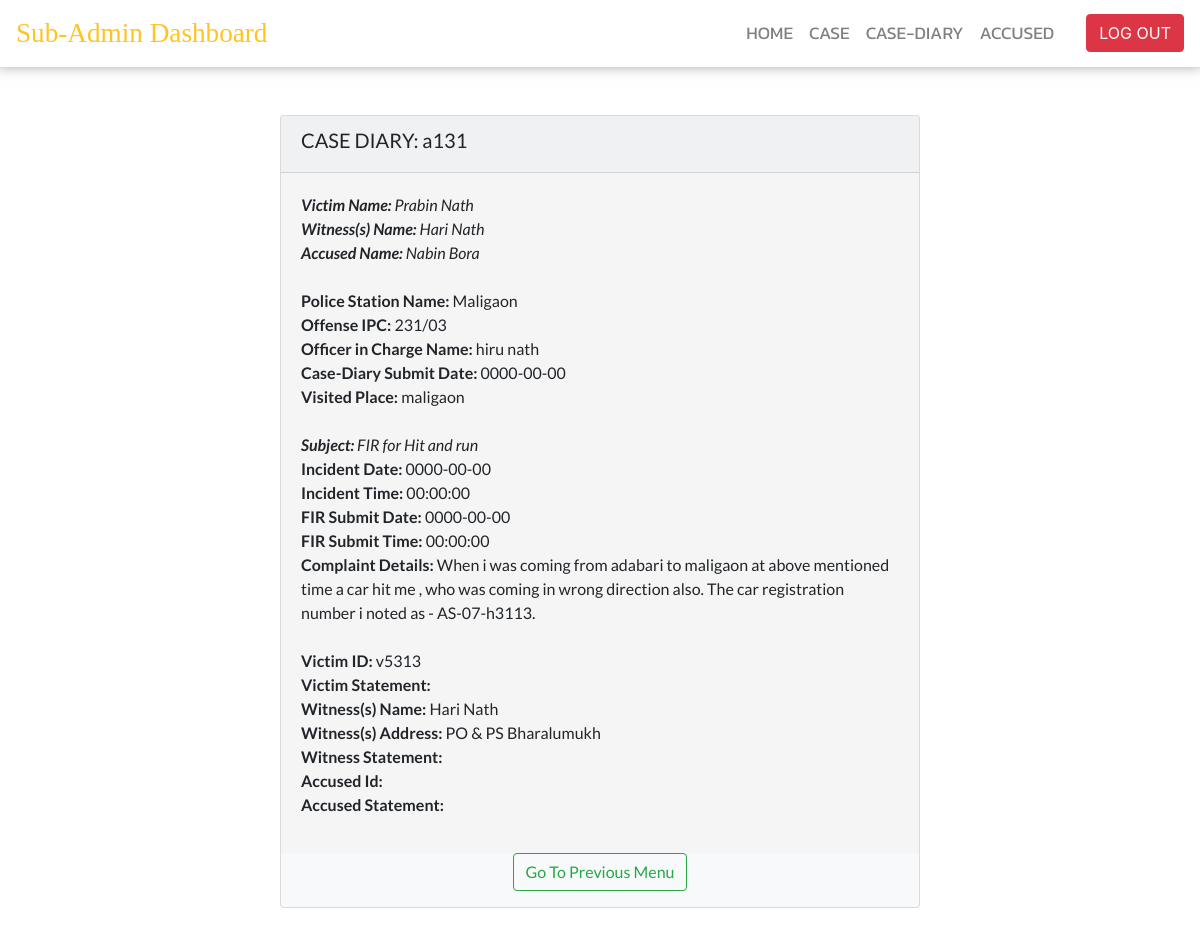
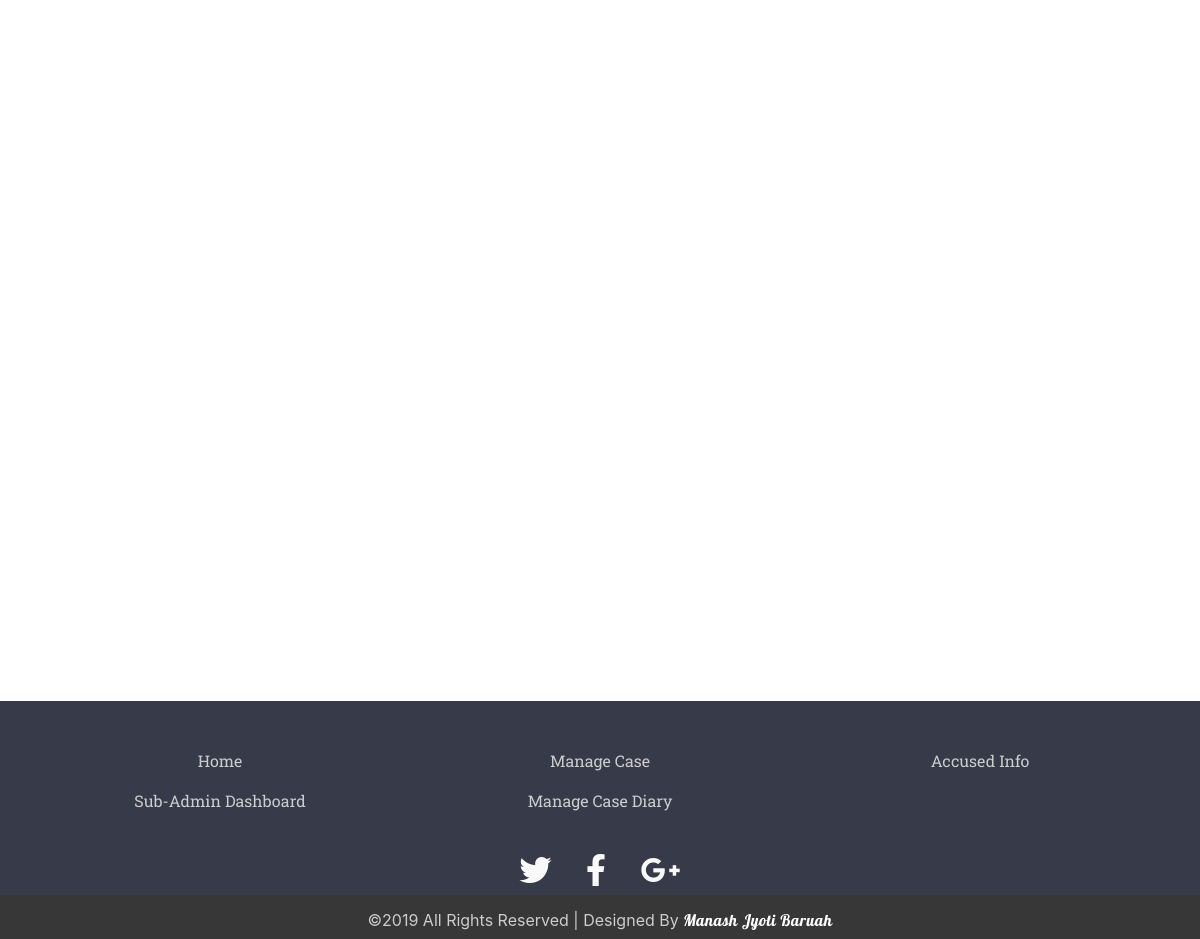
The page /dashboard/sub_admin_dashboard_menus/view_cd.php?edit=a131 on the database its author committed (2 pictures, top to bottom).
### tables this page shows
CREATE TABLE IF NOT EXISTS `case_diary` (
  `ps_name` varchar(200) NOT NULL,
  `fid` varchar(100) NOT NULL,
  `ioid` varchar(100) NOT NULL,
  `io_name` text NOT NULL,
  `cd_submit_date` date NOT NULL,
  `v_location` varchar(200) NOT NULL,
  `ipc` varchar(200) NOT NULL,
  `subject` varchar(500) NOT NULL,
  `i_date` date NOT NULL,
  `i_time` time NOT NULL,
  `f_date` date NOT NULL,
  `f_time` time NOT NULL,
  `c_details` varchar(500) NOT NULL,
  `vid` varchar(100) NOT NULL,
  `v_name` text NOT NULL,
  `v_statement` varchar(500) NOT NULL,
  `w_name` text NOT NULL,
  `w_address` varchar(200) NOT NULL,
  `w_statement` varchar(500) NOT NULL,
  `a_id` varchar(100) NOT NULL,
  `a_name` text NOT NULL,
  `a_statement` varchar(500) NOT NULL,
  `io_statement` varchar(500) NOT NULL,
  `case_status` varchar(500) NOT NULL,
  UNIQUE KEY `fid` (`fid`,`ioid`),
  UNIQUE KEY `vid` (`vid`),
  UNIQUE KEY `a_id` (`a_id`)
);

### dashboard/sub_admin_dashboard_menus/view_cd.php (the view, shortened to what this page needs)
<!DOCTYPE html>
<html>
<head>
	<link rel="stylesheet" href="https://use.fontawesome.com/releases/v5.8.1/css/all.css">
	<link rel="stylesheet" href="https://maxcdn.bootstrapcdn.com/bootstrap/4.0.0/css/bootstrap.min.css">
	<link rel="stylesheet" type="text/css" href="view_fir_style.css">
</head>
<body>
		<nav class="navbar navbar-expand-lg navbar-light sticky-top navbar-custom">
			<a class="navbar-brand" href="#">Sub-Admin Dashboard</a>
			<div class="collapse navbar-collapse" id="navbarSupportedContent">
				<ul class="navbar-nav mr-auto w-100 justify-content-end px-4">
					<li class="nav-item active"><a href="../sub_admin_dashboard.php" class="nav-link">HOME</a></li>
					<li class="nav-item"><a href="case_sa.php" class="nav-link">CASE</a></li>
					<li class="nav-item"><a href="cd_sa.php" class="nav-link">CASE-DIARY</a></li>
					<li class="nav-item"><a href="accused_sa.php" class="nav-link">ACCUSED</a></li>
				</ul>
				<a href="../../php/sub_admin_logout.php"><button type="button" class="btn btn-danger">LOG OUT</button></a>
			</div>
		</nav>
		<div class="content">
<?php
        include("connectioni.php");
        $edit_record = $_GET['edit'];
       $rs=mysqli_query($con,"SELECT * FROM `case_diary` WHERE fid='$edit_record'");
		while($row=mysqli_fetch_array($rs))
			{
  		$ps_name = $row[0];
		$fid = $row[1];
		$io_name =$row[3];
		$cd_submit_date = $row[4];
		$v_location = $row[5];
		$ipc = $row[6];
		$subject = $row[7];
		$i_date =$row[8];
		$i_time =$row[9];
		$f_date =$row[10];
		$f_time =$row[11];
		$c_details = $row[12];
		$vid = $row[13];
		$v_name = $row[14];
		$v_statement =$row[15];
		$w_name = $row[16];
		$w_address = $row[17];
		$w_statement = $row[18];
		$a_id = $row[19];
		$a_name = $row[20];
		$a_statement = $row[21];
?>
			<div class="card bg-light mx-auto my-5 " style="max-width: 40rem;">
				<div class="card-header align-middle ">
					<h5>CASE DIARY: <?php echo $fid;  ?></h5>
				</div>
				<div class="card-body">
					<p>
				<i><b>Victim Name:</b> <?php echo $v_name;  ?><br>
				<b>Witness(s) Name:</b> <?php echo $w_name;  ?><br>
				<b>Accused Name:</b> <?php echo $a_name;  ?></i><br><br>
				<b>Police Station Name:</b> <?php echo $ps_name;  ?><br>
				<b>Offense IPC:</b> <?php echo $ipc;  ?><br>
				<b>Officer in Charge Name:</b> <?php echo $io_name;  ?><br>
				<b>Case-Diary Submit Date:</b> <?php echo $cd_submit_date;  ?><br>
				<b>Visited Place:</b> <?php echo $v_location;  ?><br><br>
				<i><b>Subject:</b> <?php echo $subject;  ?><br></i>
				<b>Incident Date:</b> <?php echo $i_date;  ?><br>
				<b>Incident Time:</b> <?php echo $i_time;  ?><br>
				<b> FIR Submit Date:</b> <?php echo $f_date;  ?><br>
				<b> FIR Submit Time:</b> <?php echo $f_time;  ?><br>
				<b> Complaint Details:</b> <?php echo $c_details;  ?><br><br>
				<b>Victim ID:</b> <?php echo $vid;  ?><br>
				<b>Victim Statement:</b> <?php echo $v_statement;  ?><br>
				<b>Witness(s) Name:</b> <?php echo $w_name;  ?><br>
				<b> Witness(s) Address:</b> <?php echo $w_address;  ?><br>
				<b>Witness Statement:</b> <?php echo $w_statement;  ?><br>
				<b>Accused Id:</b> <?php echo $a_id;  ?><br>
				<b>Accused Statement:</b> <?php echo $a_statement;  ?><br>
				    </p>
				</div>
				<p class="float-right text-center">
						<a href="cd_sa.php"><button type="button" class="btn btn-outline-success" >Go To Previous Menu</button></a>
					</p>
			</div>
		<?php } ?>
		</div>
		<footer id="site-footer">
			<div class="container">
				<div class="row text-center custom-list">
					<div class="col-sm-4">
						<ul class="list-unstyled">
						<li><a href="../../index.php" class="nav-link">Home</a></li>
						<li><a href="../sub_admin_dashboard.php" class="nav-link">Sub-Admin Dashboard</a></li>
					</ul>
					</div>
					<div class="col-sm-4">
						<ul class="list-unstyled">
							<li><a href="case_sa.php" class="nav-link">Manage Case</a></li>
							<li><a href="cd_sa.php" class="nav-link">Manage Case Diary</a></li>
						</ul>
					</div>
					<div class="col-sm-4">
						<ul class="list-unstyled">
							<li><a href="accused_sa.php" class="nav-link">Accused Info</a></li>
						</ul>
					</div>
				</div>
			</div>
			<div class="social-networks">
				<a href="https://www.twitter.com/ocms" class="twitter"><i class="fab fa-twitter"></i></a>
				<a href="https://www.facebook.com/ocms" class="facebook"><i class="fab fa-facebook-f"></i></a>
				<a href="mailto:ocms@gmail.com?subject=Mail from Our Site" class="google"><i class="fab fa-google-plus-g"></i></a>
			</div>
			<div class="footer-copyright">
            	<p>&copy;2019 All Rights Reserved | Designed By <a href="https://www.linkedin.com/in/manashjb/"><span>Manash Jyoti Baruah</span></a> </p>
        	</div>
		</footer>
</body>
</html>

### dashboard/sub_admin_dashboard_menus/view_fir_style.css (style rules this page uses)
body { background: #ffff; min-height: 100%; padding-bottom: 20vh; position: relative; }
.navbar-custom { background: #ffff; -webkit-box-shadow:0 -0.4rem 0.9rem 0.2rem rgba(0,0,0,.5); -moz-box-shadow: -0.4rem 0.9rem 0.2rem rgba(0,0,0,.5):; box-shadow:0 -0.4rem 0.9rem 0.2rem rgba(0,0,0,.5); }
#navbarSupportedContent li a { color: grey; font-family: 'Kanit', sans-serif; font-size: 1.1em; }
.navbar-brand { color: #ffc324 !important; font-family: 'Cinzel', serif; font-size: 1.7em; }
.content { position:relative; padding-bottom: 20vh; font-family: 'Lato', sans-serif; }
#site-footer { background-color: #373a48; color:white; height: 200px; position: absolute; left: 0 ; right: 0; bottom: 0; margin-bottom: -30vh; }
#site-footer .custom-list { margin-top: 40px; color: #fff !important; }
#site-footer li a { color: #ccc; font-family: 'Roboto Slab', serif; }
#site-footer .social-networks { text-align: center; padding-top: 10px; padding-bottom: 0; }
#site-footer .social-networks a { margin-right: 5px; margin-left: 5px; font-size: 32px; color: #f9f9f9; padding: 10px; transition: 0.2s; }
#site-footer .footer-copyright { background-color: #383737; padding-top:3px; padding-bottom:3px; text-align: center; }
#site-footer .footer-copyright p { margin:10px; color: #ccc; }
#site-footer span { font-family: 'Lobster', cursive; letter-spacing: 0.5px; color: #fff; }
.card-body { background: #f5f5f5; }

### rows shown on the page
case_diary: fid "a131", v_name "Prabin Nath", w_name "Hari Nath", a_name "Nabin Bora", ps_name "Maligaon", ipc "231/03", io_name "hiru nath", cd_submit_date "0000-00-00", v_location "maligaon", subject "FIR for Hit and run", i_date "0000-00-00", i_time "00:00:00", f_date "0000-00-00", f_time "00:00:00", c_details "When i was coming from adabari to maligaon at above mentioned time a car hit me , who was coming in wrong direction also. The car registration number i noted as - AS-07-h3113.", vid "v5313", w_address "PO & PS Bharalumukh"
